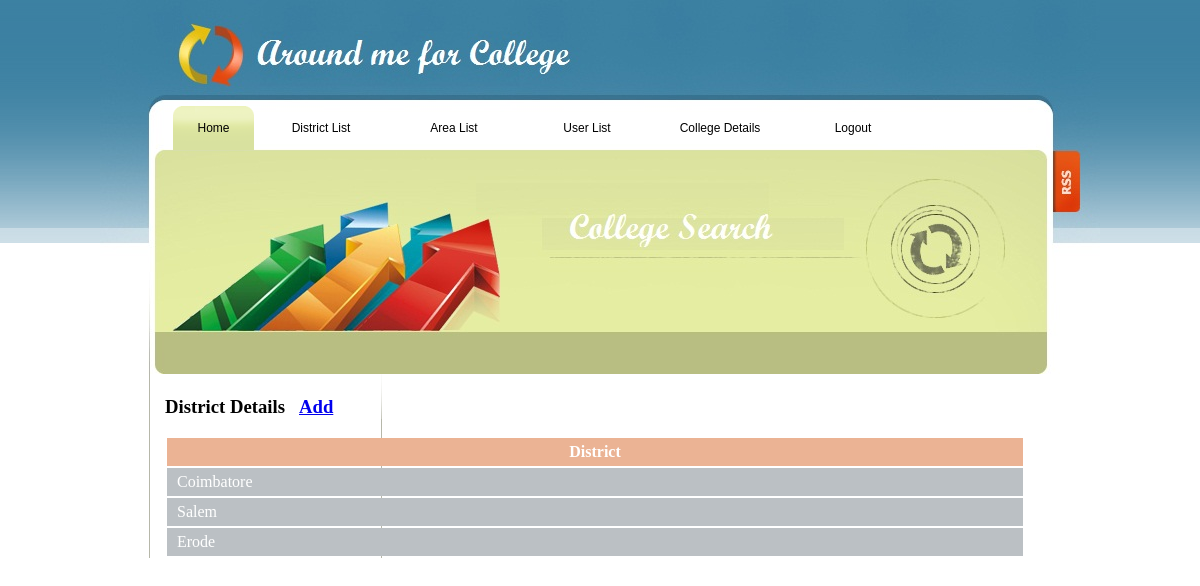
Screenshot of /district.php with the database file from the repository.
### tables this page shows
CREATE TABLE `district` (
  `did` int(5) NOT NULL auto_increment,
  `district` varchar(50) default NULL,
  PRIMARY KEY  (`did`)
);

### district.php (the view, shortened to what this page needs)
<!DOCTYPE HTML PUBLIC "-//W3C//DTD HTML 4.01 Transitional//EN"
"http://www.w3.org/TR/html4/loose.dtd">
<html>
<head>
<link rel="stylesheet" type="text/css" href="style.css" />
</head>
<body>
	<div id="site">
		<div id="wrapper">
			<div id="header">
				<?php
				include('header.php');
				?>
			</div>
			<div id="content">
			<h3>District Details &nbsp;&nbsp;<a href="add.php">Add</a></h3><br/>
			<div class="tablede">
			<table>
				<tr>
					<th>District</th>
				</tr>
				<?php
				$sql="select * from district";
				$result=mysql_query($sql);
				while($row=mysql_fetch_assoc($result))
				{
				?>
				<tr>
					<td><?php echo $row['district'] ?></td>
				</tr>
				<?php
				}
				?>
			</table>
			</div>
			</div>
		</div>
	</div>
</body>
</html>

### style.css (style rules this page uses)
* { margin:0px; padding:0px; }
html { width:100%; height:100%; background-image:url(images/top_bg.gif); background-position:top left; background-repeat:repeat-x }
body { width:100%; height:100%; background-image:url(images/bot_bg.gif); background-position:bottom left; background-repeat:repeat-x; position:relative; }
html > body { min-height:100%; height:auto; }
#site { width:1000px; overflow:hidden; margin:0 auto; padding:0 0 146px 0 }
#wrapper { width:1000px; overflow:hidden; margin:0 auto; background-image:url(images/bg.gif); background-position:top left; background-repeat:repeat-y; }
#header { background-image:url(images/top_img.jpg); background-position:top left; background-repeat:no-repeat; width:1000px; height:374px; }
#content { background-image:url(images/content_bg.gif); background-position:top left; background-repeat:no-repeat; padding:22px 0 0 65px; overflow:hidden; width:1000px; }
.tablede table { width: 860px; }
.tablede tr th { padding: 5px 10px 5px 10px; background-color: #ebb394; color: #fff; }
.tablede tr td { padding: 5px 10px 5px 10px; background-color: #bbc0c4; color: #fff; }

### rows the page displays
district: district "Coimbatore"
district: district "Salem"
district: district "Erode"
